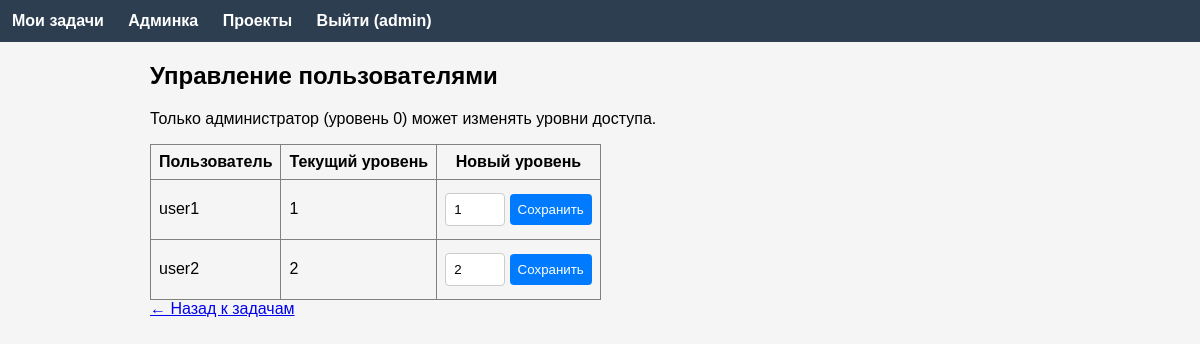
Page /admin (signed in) on the earlier database version.
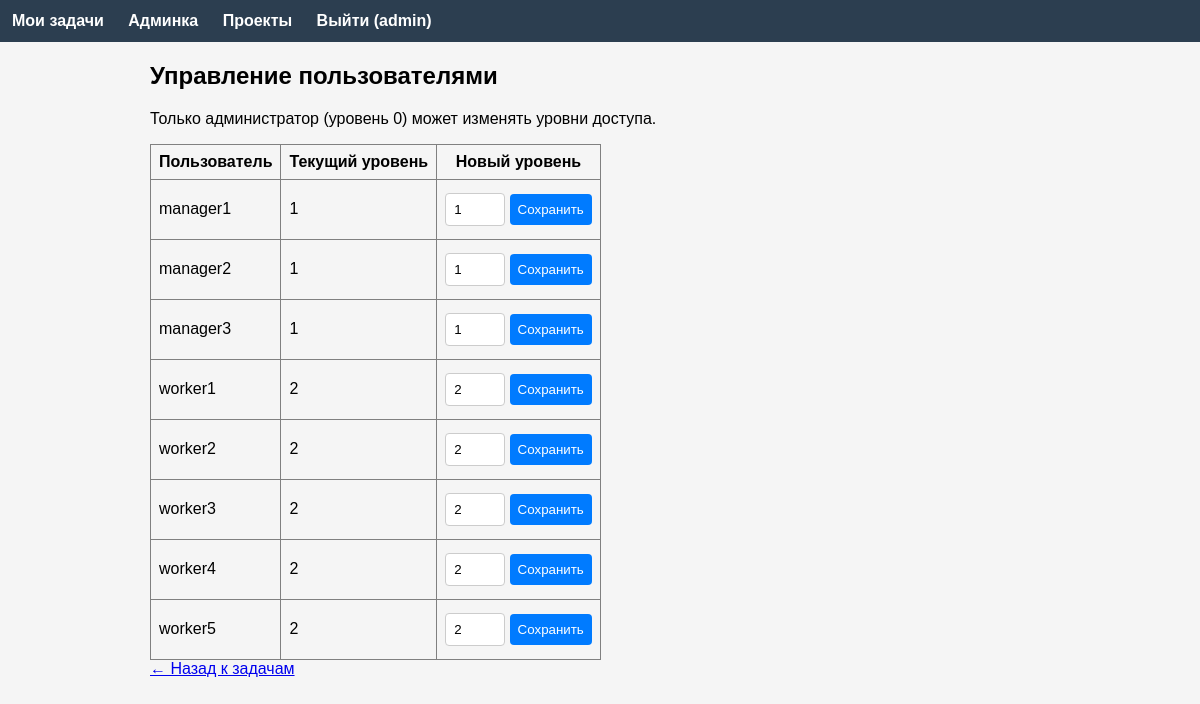
Same page on the later database version.
### app/models.py (models this page shows, shortened)
class User(UserMixin, db.Model):
    id = db.Column(db.Integer, primary_key=True)
    username = db.Column(db.String(64), index=True, unique=True, nullable=False)
    password_hash = db.Column(db.String(128), nullable=False)
    access_level = db.Column(db.Integer, default=1, nullable=False)
    authored_tasks = db.relationship('Task', back_populates='author', lazy='dynamic')
    assigned_tasks = db.relationship('Task', secondary=task_assignees, back_populates='assignees')
    comments = db.relationship('Comment', back_populates='author', lazy='dynamic')
    authored_projects = db.relationship('Project', back_populates='author', lazy='dynamic')
    def is_admin(self):
        return self.access_level == 0

### app/main/routes.py (the view)
@main.route('/admin')
@login_required
def admin():
    if not current_user.is_admin():
        flash('Доступ запрещён')
        return redirect(url_for('main.tasks'))
    users = User.query.filter(User.id != current_user.id).all()
    return render_template('admin.html', users=users)

### app/__init__.py (called while the page is built)
def create_app():
    app = Flask(__name__)
    app.config['SECRET_KEY'] = os.environ.get('SECRET_KEY', 'dev-secret-key')
    app.config['SQLALCHEMY_DATABASE_URI'] = 'sqlite:///task_manager.db'
    app.config['SQLALCHEMY_TRACK_MODIFICATIONS'] = False
    db.init_app(app)
    login_manager.init_app(app)
    login_manager.login_view = 'auth.login'
    from .models import User
    @login_manager.user_loader
    def load_user(user_id):
        return User.query.get(int(user_id))
    from .auth import auth as auth_blueprint
    app.register_blueprint(auth_blueprint)
    from .main import main as main_blueprint
    app.register_blueprint(main_blueprint)
    from .api import api as api_blueprint
    app.register_blueprint(api_blueprint, url_prefix='/api')
    return app

### app/templates/admin.html
{% extends "base.html" %}
{% block content %}
<h2>Управление пользователями</h2>
<p>Только администратор (уровень 0) может изменять уровни доступа.</p>
<table border="1" cellpadding="8" style="border-collapse:collapse; margin-top:15px;">
    <thead>
        <tr>
            <th>Пользователь</th>
            <th>Текущий уровень</th>
            <th>Новый уровень</th>
        </tr>
    </thead>
    <tbody>
        {% for user in users %}
        <tr>
            <td>{{ user.username }}</td>
            <td>{{ user.access_level }}</td>
            <td>
                <form method="post" action="{{ url_for('main.set_user_access_level', user_id=user.id) }}" style="display:inline;">
                    <input type="number" name="level" value="{{ user.access_level }}" min="0" style="width:60px;">
                    <button type="submit">Сохранить</button>
                </form>
            </td>
        </tr>
        {% endfor %}
    </tbody>
</table>
<a href="{{ url_for('main.tasks') }}">← Назад к задачам</a>
{% endblock %}

### app/templates/base.html (shortened to what this page needs)
<!DOCTYPE html>
<html lang="ru">
<head>
    <link rel="stylesheet" href="{{ url_for('static', filename='style.css') }}">
</head>
<body>
    <nav>
        {% if current_user.is_authenticated %}
            <a href="{{ url_for('main.tasks') }}">Мои задачи</a>
            {% if current_user.is_admin() %}
                <a href="{{ url_for('main.admin') }}">Админка</a>
            {% endif %}
            <a href="{{ url_for('main.projects') }}">Проекты</a>
            <a href="{{ url_for('auth.logout') }}">Выйти ({{ current_user.username }})</a>
        {% else %}
            <a href="{{ url_for('main.index') }}">Главная</a>
            <a href="{{ url_for('auth.login') }}">Вход</a>
            <a href="{{ url_for('auth.register') }}">Регистрация</a>
        {% endif %}
    </nav>
    <main>
        {% block content %}{% endblock %}
    </main>
</body>
</html>

### app/static/style.css (style rules this page uses)
body { font-family: Arial, sans-serif; margin: 0; padding: 0; background: #f5f5f5; }
nav { background: #2c3e50; padding: 12px; }
nav a { color: white; margin-right: 20px; text-decoration: none; font-weight: bold; }
main { max-width: 900px; margin: 20px auto; padding: 0 15px; }
input, textarea, button, select { margin: 5px 0; padding: 8px; border: 1px solid #ccc; border-radius: 4px; width: 100%; box-sizing: border-box; }
button { background: #007bff; color: white; border: none; cursor: pointer; border-radius: 4px; width: auto; }
form { margin: 0; }

Differences in the rows shown:
changed User: username "user1" → "manager1"
changed User: username "user2" → "manager2"; access_level "2" → "1"; level "2" → "1"
added User: username "manager3", access_level "1", level "1"
added User: username "worker1", access_level "2", level "2"
added User: username "worker2", access_level "2", level "2"
added User: username "worker3", access_level "2", level "2"
added User: username "worker4", access_level "2", level "2"
added User: username "worker5", access_level "2", level "2"
